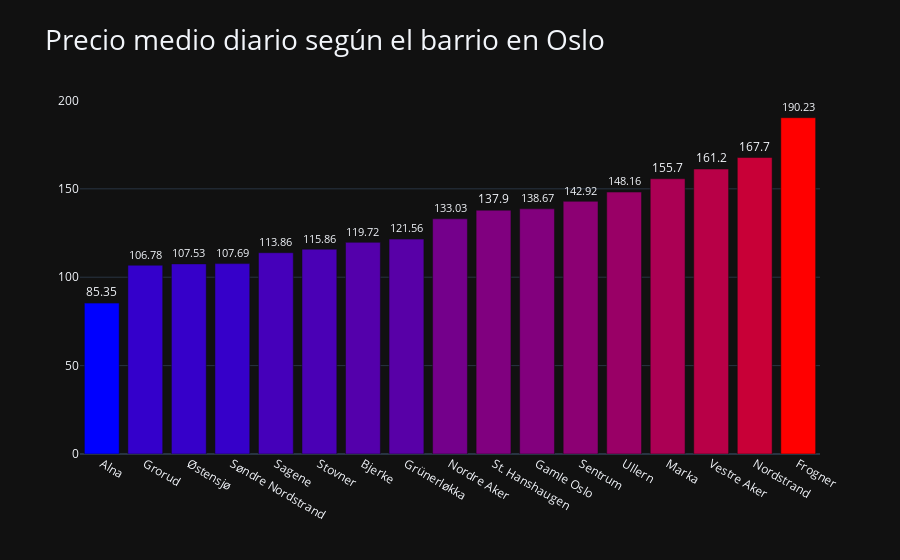

The cell this chart's notebook holds for it:
### Code cell
precio = listings.groupby('neighbourhood')['price_eur'].mean().sort_values(ascending = True).round(2)
dfprecio = pd.DataFrame(precio)
dfprecio = dfprecio.reset_index()

custom_colorscale = ["blue", "red"]
fig = px.bar(dfprecio, x="neighbourhood", y="price_eur", template="plotly_dark",
             title="Precio medio diario según el barrio en Oslo")
fig.update_traces(texttemplate='%{y}', textposition='outside', marker=dict(color=dfprecio['price_eur'], colorbar=dict(x=0.5, len=0.4),
                               colorscale=custom_colorscale, showscale=False,))
fig.update_layout(title_font_size=28, xaxis_title='', yaxis_title='')

fig.show()

### Figure 1 — Plotly figure (JSON) as saved in the notebook; plotly's stock layout.template omitted (floating-point values rounded to 4 significant figures)
{"data": [{"alignmentgroup": "True", "hovertemplate": "neighbourhood=%{x}<br>price_eur=%{y}<extra></extra>", "legendgroup": "", "marker": {"color": [85.35, 106.8, 107.5, 107.7, 113.9, 115.9, 119.7, 121.6, 133.0, 137.9, 138.7, 142.9, 148.2, 155.7, 161.2, 167.7, 190.2], "colorbar": {"len": 0.4, "x": 0.5}, "colorscale": [[0, "blue"], [1, "red"]], "pattern": {"shape": ""}, "showscale": false}, "name": "", "offsetgroup": "", "orientation": "v", "showlegend": false, "textposition": "outside", "texttemplate": "%{y}", "type": "bar", "x": ["Alna", "Grorud", "Østensjø", "Søndre Nordstrand", "Sagene", "Stovner", "Bjerke", "Grünerløkka", "Nordre Aker", "St. Hanshaugen", "Gamle Oslo", "Sentrum", "Ullern", "Marka", "Vestre Aker", "Nordstrand", "Frogner"], "xaxis": "x", "y": [85.35, 106.8, 107.5, 107.7, 113.9, 115.9, 119.7, 121.6, 133.0, 137.9, 138.7, 142.9, 148.2, 155.7, 161.2, 167.7, 190.2], "yaxis": "y"}], "layout": {"barmode": "relative", "legend": {"tracegroupgap": 0}, "title": {"font": {"size": 28}, "text": "Precio medio diario según el barrio en Oslo"}, "xaxis": {"anchor": "y", "domain": [0, 1], "title": {"text": ""}}, "yaxis": {"anchor": "x", "domain": [0, 1], "title": {"text": ""}}}}
